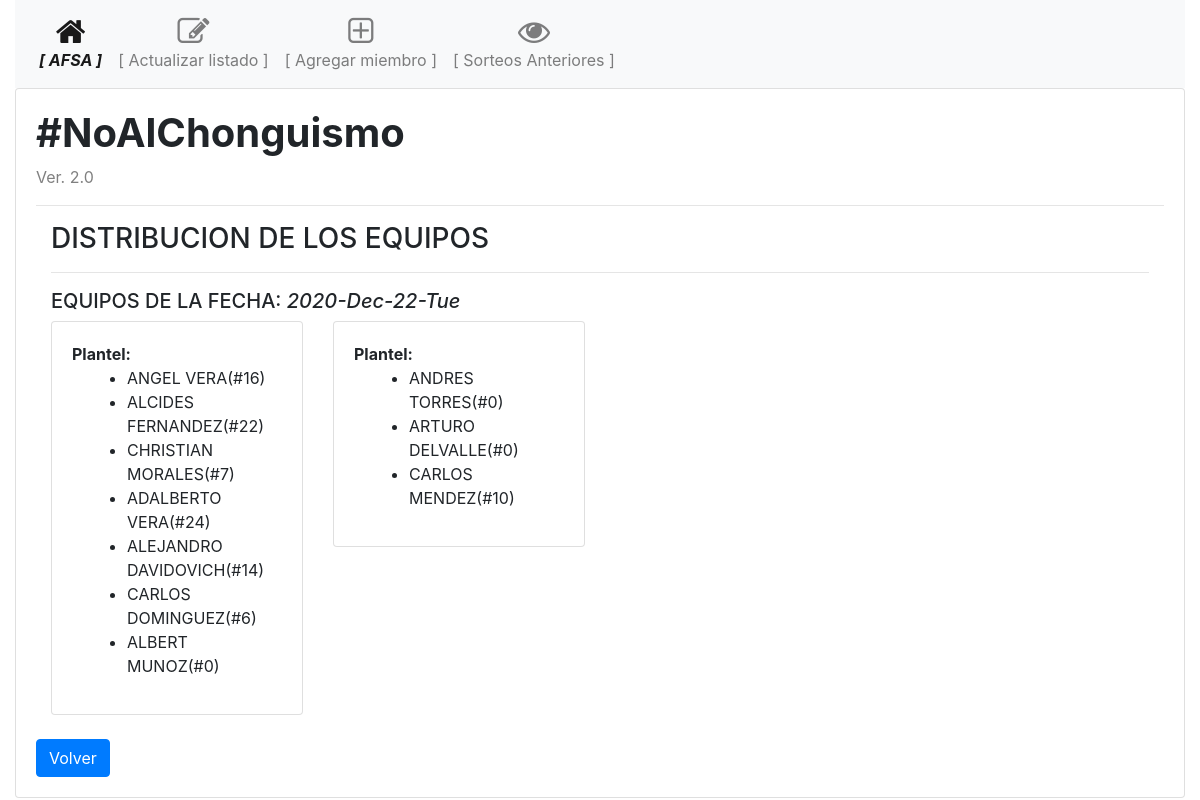
/detalles/1, run on the app's committed database.
### models.py (models this page shows, shortened)
class Equipos(db.Model):
    id = db.Column(db.Integer, primary_key=True)
    nombre = db.Column(db.String(100), nullable=False)
    listado = db.Column(db.String(150), nullable=False)
    date = db.Column(db.Date, nullable=False)

class Jugador(db.Model):
    id = db.Column(db.Integer, primary_key=True)
    nombre = db.Column(db.String(100), nullable=False)
    numero_camiseta = db.Column(db.Integer)
    date = db.Column(db.Date, nullable=False)
    def __repr__(self):
        return f'{self.nombre}(#{self.numero_camiseta})'

### routes.py (the view)
@app.route('/detalles/<int:equipos_id>', methods=['GET', 'POST'])
def detalles(equipos_id):
    equipos = Equipos.query.get(equipos_id)
    lista = equipos.listado
    presentes = recuperar_lista(ast.literal_eval(lista))
    return render_template('detalle.html', equipos=presentes, nombre=equipos.nombre, equipos_id=equipos_id)

### routes.py (called while the page is built)
def recuperar_lista(equipos):
    distribuidos  = []
    for team in equipos:
        plantel = []
        for player in team:
            jugador = Jugador.query.get(player)
            plantel.append(jugador)
        distribuidos.append(plantel)
    return distribuidos

### templates/detalle.html (shortened to what this page needs)
{% extends "base.html" %}
{% block main %}
<div class="container-fluid">
  <form action="{{ url_for('detalles', equipos_id=equipos_id) }}" method="post">
    <h3>DISTRIBUCION DE LOS EQUIPOS</h3>
    <hr>
    <h5>EQUIPOS DE LA FECHA: <i>{{ nombre }}</i></h5>
    <div class="row">
        {% for equipo in equipos %}
            <div class="col-sm-3">
                <div class="card">
                    <div class="card-body">
                        <strong>Plantel:</strong>
                        <div class="col">
                            <ul>
                                {% for i in equipo %}
                                    <li> {{ i }} </li>
                                {% endfor %}
                            </ul>
                        </div>
                    </div>
                </div>
            </div>
        {% endfor %}
    </div>
</div>
<br>
<div>
    <a href="{{ url_for('historico') }}" class="btn btn-primary">Volver</a>
</div>
</div>
{% endblock %}

### data on the page
Equipos: nombre "2020-Dec-22-Tue"
Jugador: nombre+numero_camiseta "ANGEL VERA(#16)"
Jugador: nombre+numero_camiseta "ALCIDES FERNANDEZ(#22)"
Jugador: nombre+numero_camiseta "CHRISTIAN MORALES(#7)"
Jugador: nombre+numero_camiseta "ADALBERTO VERA(#24)"
Jugador: nombre+numero_camiseta "ALEJANDRO DAVIDOVICH(#14)"
Jugador: nombre+numero_camiseta "CARLOS DOMINGUEZ(#6)"
Jugador: nombre+numero_camiseta "ALBERT MUNOZ(#0)"
Jugador: nombre+numero_camiseta "ANDRES TORRES(#0)"
Jugador: nombre+numero_camiseta "ARTURO DELVALLE(#0)"
Jugador: nombre+numero_camiseta "CARLOS MENDEZ(#10)"
